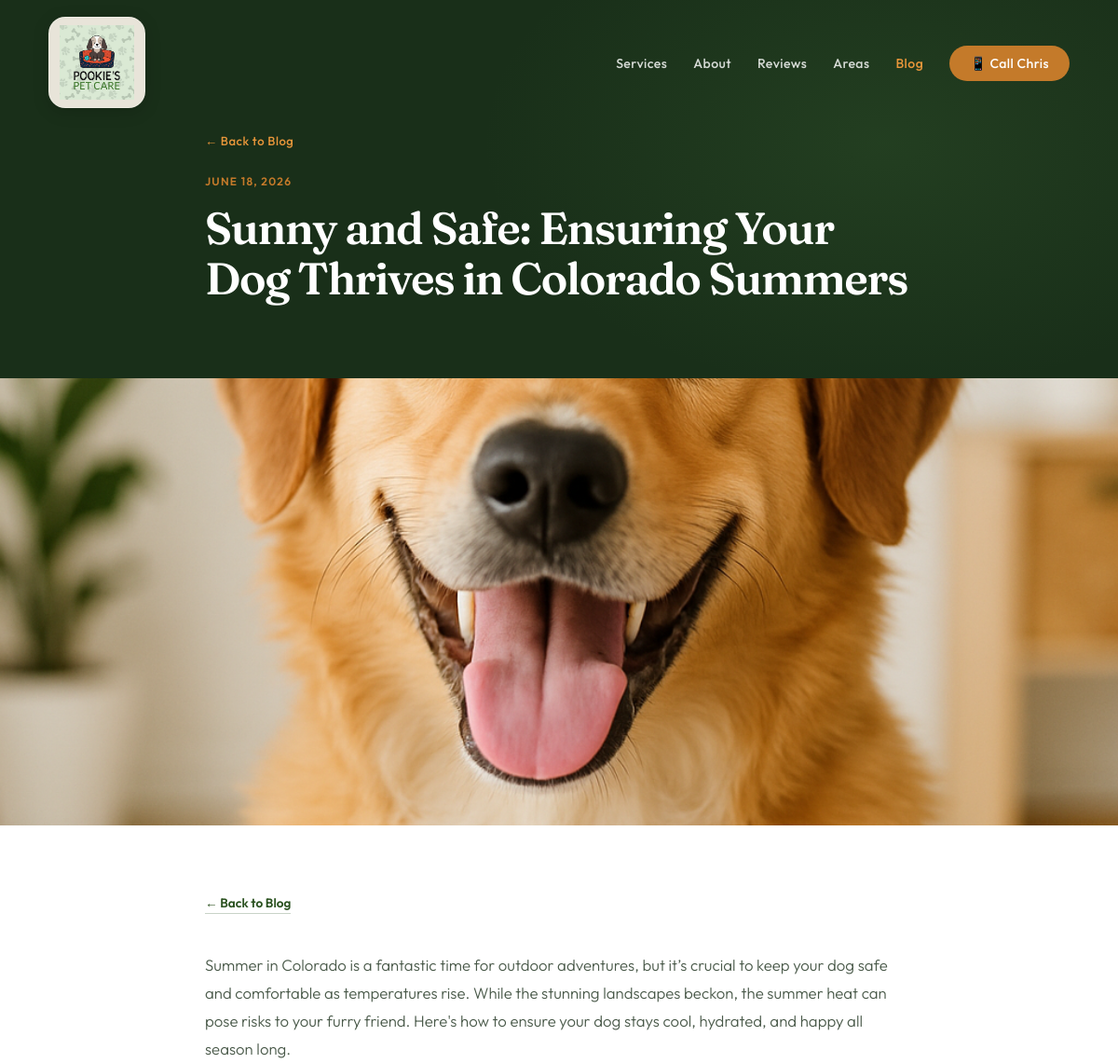
/blog/2 (upper part), run on an earlier commit of the app's database.
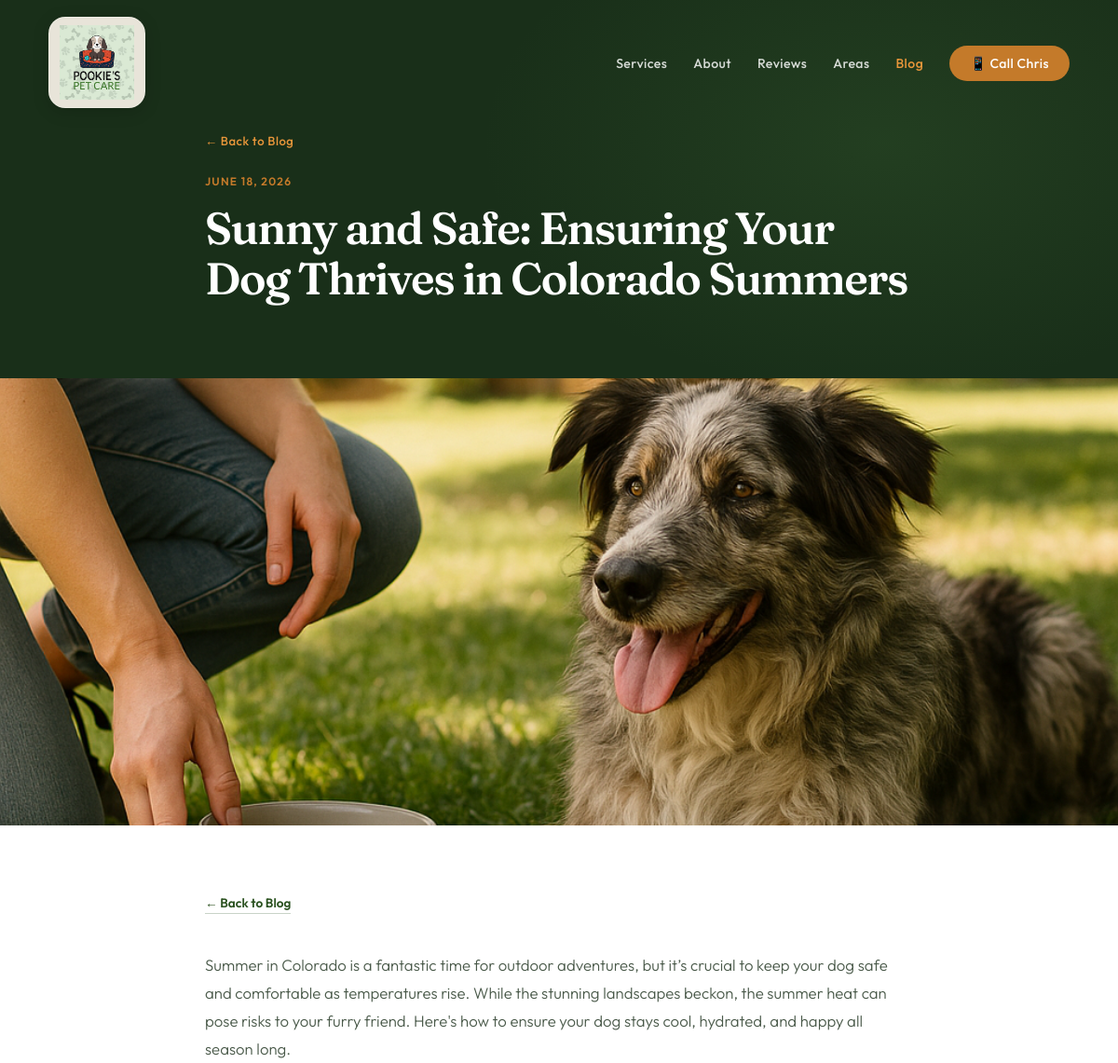
And on a later commit of the database.
### tables this page shows
CREATE TABLE blog_posts (
            id             INTEGER PRIMARY KEY AUTOINCREMENT,
            title          TEXT NOT NULL,
            slug           TEXT UNIQUE NOT NULL,
            content        TEXT NOT NULL,
            excerpt        TEXT,
            created_at     TIMESTAMP DEFAULT CURRENT_TIMESTAMP,
            published      INTEGER DEFAULT 1
        , image_filename TEXT);

### app.py (the view)
@app.route('/blog/<int:post_id>')
def blog_post(post_id):
    conn = get_db_connection()
    post = conn.execute(
        'SELECT * FROM blog_posts WHERE id = ?', (post_id,)
    ).fetchone()
    conn.close()
    if post is None:
        abort(404)
    return render_template('blog_post.html', post=post)

### app.py (called while the page is built)
def get_blog_image_filename(image_filename):
    if image_filename:
        img_path = os.path.join('static', 'blog_images', image_filename)
        if os.path.isfile(img_path):
            return image_filename
    fallback_path = os.path.join('static', 'blog_images', BLOG_DEFAULT_IMAGE)
    if os.path.isfile(fallback_path):
        return BLOG_DEFAULT_IMAGE
    return image_filename or BLOG_DEFAULT_IMAGE

@app.context_processor
def blog_context():
    return {
        'blog_image': get_blog_image_filename,
        'blog_default_alt': BLOG_DEFAULT_ALT,
    }

def get_db_connection():
    conn = sqlite3.connect('blog.db')
    conn.row_factory = sqlite3.Row  # lets us do post['title'] instead of post[0]
    return conn

@app.template_filter('format_date')
def format_date(value):
    if value is None:
        return ''
    if isinstance(value, str):
        value = value[:10]  # slice off just the YYYY-MM-DD portion
        dt = datetime.datetime.strptime(value, '%Y-%m-%d')
    else:
        dt = value
    return dt.strftime('%B %-d, %Y')  # %-d removes the leading zero (Linux/Mac only)

### templates/blog_post.html (shortened to what this page needs)
<!DOCTYPE html>
<html lang="en">
<head>
</head>
<body>
<nav id="nav">
  <a href="/" class="nav-logo">
    <span class="logo-badge logo-badge-nav">
      <img src="{{ url_for('static', filename='pookies-logo.png') }}" alt="Pookie's Pet Care" />
    </span>
  </a>
  <ul class="nav-links" id="navLinks">
    <li><a href="/#services">Services</a></li>
    <li><a href="/#about">About</a></li>
    <li><a href="/#reviews">Reviews</a></li>
    <li><a href="/#areas">Areas</a></li>
    <li><a href="/blog" style="color: var(--amber-lt);">Blog</a></li>
    <li><a href="#" class="nav-cta phone-link">📱 Call Chris</a></li>
  </ul>
</nav>
<div class="post-hero">
  <div class="post-hero-inner">
    <a href="/blog" class="post-hero-back">← Back to Blog</a>
    <p class="post-date">{{ post['created_at'] | format_date }}</p>
    <h1>{{ post['title'] }}</h1>
  </div>
</div>
{% set img = blog_image(post['image_filename']) %}
<div class="post-featured-img">
  <img src="{{ url_for('static', filename='blog_images/' + img) }}"
       alt="{{ post['title'] }}">
</div>
<section class="post-body-sec">
  <div class="post-body">
    <a href="/blog" class="post-body-back-top">← Back to Blog</a>
    <div class="post-content">
      {{ post['content'] | safe }}
    </div>
  </div>
</section>
</body>
</html>

What changed in the data, as far as the page shows it:
changed blog_posts "Sunny and Safe: Ensuring Your Dog Thrives in Colorado Summers": image_filename: picture added in place of a placeholder
